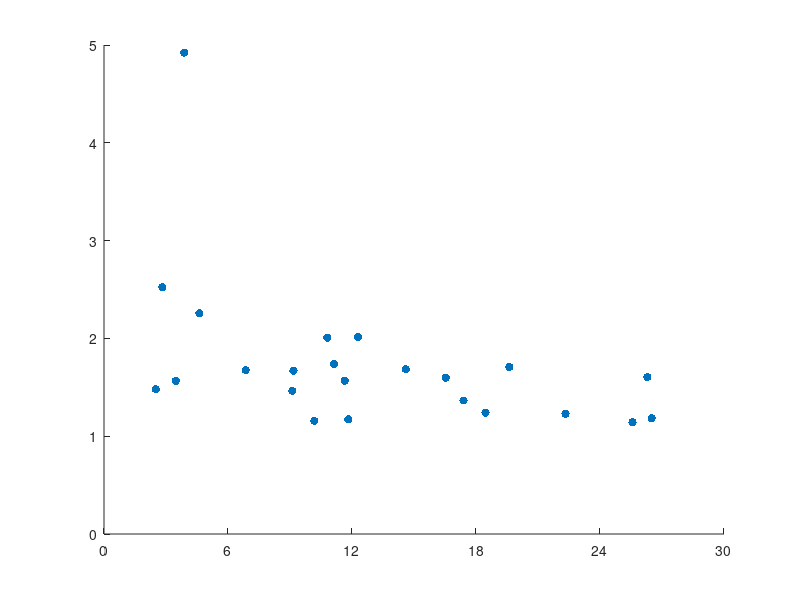

This chart was generated by the following MATLAB code: (Note: this script raises an error after producing the figure.)
clear all
close all

load('SavedR1R2ValuesPhase')

R1=R1_values_Phase_temp(2:end);
R2=R2_values_Phase_temp(2:end);

clearvars -except R1 R2

Y= R1./R2;
R1_dec=sort(R1,'descend');
R2_dec=sort(R2,'descend');

create_scatter_plot=1

if create_scatter_plot
    
h=scatter(R1,Y,'filled','b');
set(gca, 'XTick', [0:6:30], 'XTickLabel', [0:6:30]) % 5 ticks 
set(gca, 'YTick', [0:1:5], 'YTickLabel', [0:1:5]) % 6 ticks
ylim([0 5])
xlim([0 30])
ax=gca;
ax.LineWidth=1.5;

set(0, 'DefaultAxesFontName', 'Helvetica');
set(groot,'defaultLineLineWidth',2) 
set(0,'DefaultaxesLineWidth', 1.5)
set(0,'DefaultaxesFontSize', 14) 
set(0,'DefaultaxesFontWeight', 'bold') 
set(0,'DefaultTextFontSize', 14) 
set(0,'DefaultaxesFontName', 'Helvetica') 
set(0,'DefaultlegendFontName', 'Helvetica')

[corraltion,p_value]=corrcoef(R1,Y)

text(15,4,['\rho=',num2str(round(corraltion(2,1),3))],'FontWeight','bold')
% text(15,3.7,['P value ',num2str(round(p_value(2,1),3))])

xlabel('Firing Rate (Hz)')
ylabel("Contextual Modulation Strength (q)")
title('Empirical Relationship between')
subtitle('Contextual Modulation and Rate','FontSize',15.4,'FontWeight','bold')

set(gca,'TickDir','out'); % The only other option is 'in'
pbaspect([1 1 1])
box off

x0=10;
y0=10;
width=600;
height=600;
set(gcf,'position',[x0,y0,width,height])

end
saveas(h,'qVSfiringratetoPopOutstimuliWithStats','fig')
saveas(h,'qVSfiringratetoPopOutstimuliWithStats','jpg')
saveas(h,'qVSfiringratetoPopOutstimuliWithStats','tif')

%%

create_bar_plot=0

if create_bar_plot
set(0, 'DefaultAxesFontName', 'Helvetica');
set(groot,'defaultLineLineWidth',2) 
set(0,'DefaultaxesLineWidth', 1.5)
set(0,'DefaultaxesFontSize', 14) 
set(0,'DefaultaxesFontWeight', 'bold') 
set(0,'DefaultTextFontSize', 14) 
set(0,'DefaultaxesFontName', 'Helvetica') 
set(0,'DefaultlegendFontName', 'Helvetica')

b=bar([2,4],[mean(R2),mean(R1)],0.5)
xlim([0 6])
b.FaceColor = 'flat';
b.CData(1,:) = [0.7500 0.2 0];
hold on

er = errorbar([2,4],[mean(R2),mean(R1)],[std(R2)/2,std(R1)/2],[std(R2)/2,std(R1)/2]);    
er.Color = [0 0 0];                            
er.LineStyle = 'none';  

hold off


ax=gca;
ax.LineWidth=1.5;

xlabel('')
ylabel('Mean Firing Rate (Hz)')
title('Population Response to Stimuli')

set(gca,'TickDir','out'); % The only other option is 'in'
pbaspect([1 1 1])
box off

x0=10;
y0=10;
width=500;
height=500;
set(gcf,'position',[x0,y0,width,height])
end

